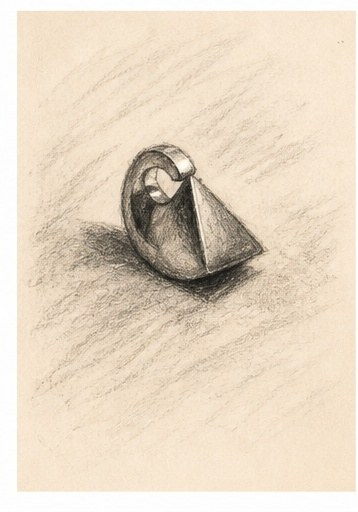
#> input picture pdp/img/charcoal.jpg, 358 x 512 px
$ python -i align_hover.py   (imports and definitions only)
#> lines starting #> are read from the running program, lines starting #| are printed output that depends on the picture; after the words box and inside, x2 and y2 are one past the last pixel; in counts of white or black regions, pixels touching at a corner belong together
#!/usr/bin/env python3
"""Hold the piece still when a home-grid tile is hovered.

Each tile shows two photographs in one 4:5 frame: the still, and the in-hand
picture that fades in on hover. Shot separately, the piece sits somewhere else
in each one, so hovering made it jump and change size.

This measures where the piece actually sits in both photographs, then works out
the framing (object-position and an extra zoom) that puts the in-hand piece on
the same spot, at the same height, as the still one. The numbers are written to
img/hover-align.json and the build puts them on the hover picture as
--hx / --hy / --hz.

    python3 pdp/tools/align_hover.py            # measure, write json, draw the sheet
    python3 pdp/tools/align_hover.py --sheet    # draw the sheet from the saved json

Anything the detector reads wrongly can be corrected by hand in BY_HAND below.
"""
import json, math, os, re, sys

import numpy as np
from PIL import Image, ImageDraw, ImageFilter

ROOT = os.path.dirname(os.path.dirname(os.path.abspath(__file__)))          # pdp/
REPO = os.path.dirname(ROOT)
SITE = ROOT          # the built site: pdp/index.html and pdp/img/<slug>/
OUTJSON = os.path.join(SITE, "img", "hover-align.json")

FRAME = (240, 300)          # the virtual tile: 4:5, the proportion the grid clips to

MAX_HZ = 1.9          # past this the hover picture is no longer a photograph, it is a crop of one

# Where the detector read a piece wrongly and it was set by eye instead, off a grid drawn
# over the photograph. slug -> {"still": box, "held": box}, each box (left, top, right, bottom)
# as a percentage of that photograph's own width and height.
BY_HAND = {
    "pip":               {"still": (36, 32, 65, 70), "held": (36, 30, 61, 60)},
    "rebi":              {"still": (40, 21, 60, 80), "held": (36, 28, 72, 82)},
    "ren":               {"still": (42, 29, 64, 73), "held": (36, 31, 63, 79)},
    "zuma":              {"still": (38, 34, 65, 65), "held": (36, 31, 72, 70)},
    "ori":               {"still": (42, 28, 60, 71), "held": (43, 26, 63, 66)},
    "yael":              {"still": (38, 29, 73, 74), "held": (34, 18, 80, 72)},
    "milo":              {"still": (28, 37, 70, 72), "held": (34, 30, 68, 64)},
    "ibi":               {"still": (38, 27, 62, 76), "held": (35, 19, 70, 80)},
    "eleph":             {"still": (30, 21, 62, 76), "held": (30, 23, 61, 74)},
    "zuma-ring":         {"still": (40, 30, 62, 79), "held": (30, 21, 52, 80)},
    "eclipse-ring":      {"still": (38, 38, 62, 64), "held": (34, 31, 56, 49)},
    "sietch-aperture":   {"still": (38, 28, 60, 75), "held": (34, 44, 76, 62)},
    "lunar-canyon-ring": {"still": (36, 33, 64, 72), "held": (38, 38, 70, 58)},
    "ear-cuff":          {"still": (40, 32, 60, 70), "held": (45, 52, 63, 78)},
    "meridian-egg-ring": {"still": (38, 34, 62, 68), "held": (52, 42, 72, 62)},
}


# Corrections made by eye off the comparison sheet, where matching the two boxes did not
# quite match the two pictures (the box a piece fills is not the same shape lying in a hand
# as it is standing on a sweep). slug -> (dx, dy, dz): dx/dy move the held piece right and
# down by that share of the frame, dz makes it that much bigger.
NUDGE = {
    "ren":               (-0.02, 0.00, 0.95),
    "ibi":               (-0.01, 0.00, 1.00),
    "eclipse-ring":      (-0.06, 0.04, 1.00),
    "sietch-aperture":   ( 0.00, 0.08, 0.85),
    "lunar-canyon-ring": (-0.02, 0.08, 1.05),
    "meridian-egg-ring": (-0.03, 0.00, 0.70),   # the hand shows only the ring's crown, not the whole band
}

# Pieces whose hover picture is a different scene rather than a different view: the Wonder
# Horn and the Starship Key are shown worn, a speck against a body. Holding those still would
# mean blowing the photograph up four or five times, so they are left as they were shot.
SKIP = {"wonderhorn-talisman", "starshipkey-pendant"}


# ---------------------------------------------------------------- finding the piece

# [17 lines left out: function piece_on_sweep, not called in this run]


def piece_in_hand(im, small=340, cut=80):
    """A piece held in a hand: whatever belongs neither to the backdrop nor to the skin.

    The outer band of the picture is only ever backdrop, hand and surface, so its colours
    are taken as a model of "not the piece"; everything far from that model in Lab is a
    candidate. The hand's own creases and shadows answer too, but they run off the edge of
    the picture, and the piece does not — so the largest island that touches no edge is it.
    """
    import cv2
    w0, h0 = im.size
    work = im.convert("RGB").copy()
    work.thumbnail((small, small), Image.LANCZOS)
    w, h = work.size
    a = np.asarray(work)
    lab = cv2.cvtColor(a, cv2.COLOR_RGB2LAB).astype(float)
    px = np.stack([lab[..., 0] * 100 / 255, lab[..., 1] - 128, lab[..., 2] - 128], -1)

    band = np.zeros((h, w), bool)
    b = max(3, round(min(h, w) * 0.04))
    band[:b] = band[-b:] = True
    band[:, :b] = band[:, -b:] = True
    samp = px[band]
    samp = samp[np.linspace(0, len(samp) - 1, min(700, len(samp))).astype(int)]
    d = np.sqrt(((px.reshape(-1, 1, 3) - samp[None]) ** 2).sum(-1)).min(1).reshape(h, w)

    m = (d > max(3.0, np.percentile(d, cut))).astype(np.uint8)
    m = cv2.morphologyEx(m, cv2.MORPH_OPEN, np.ones((5, 5), np.uint8))
    m = cv2.morphologyEx(m, cv2.MORPH_CLOSE, np.ones((9, 9), np.uint8))

    n, _, stats, _ = cv2.connectedComponentsWithStats(m, 8)
    edge = max(2, round(min(w, h) * 0.012))
    best, best_area, any_box, any_area = None, 0, None, 0
    for i in range(1, n):
        x, y, bw, bh, area = stats[i]
        if area < w * h * 0.003:
            continue
        box = (x, y, x + bw, y + bh)
        if x > edge and y > edge and x + bw < w - edge and y + bh < h - edge and area > best_area:
            best, best_area = box, area
        if area > any_area and area < w * h * 0.5:
            any_box, any_area = box, area
    box = best or any_box
    if not box:
        return None
    k = w0 / w
    return tuple(round(v * k) for v in box)


def has_hand(im, small=200):
    """Is there skin in this photograph? (Then it is an in-hand picture, whatever it is called.)"""
    import cv2
    work = im.convert("RGB").copy()
    work.thumbnail((small, small), Image.LANCZOS)
    hsv = cv2.cvtColor(np.asarray(work), cv2.COLOR_RGB2HSV)
    H, S, V = hsv[..., 0].astype(float), hsv[..., 1] / 255.0, hsv[..., 2] / 255.0
    skin = ((H <= 25) | (H >= 172)) & (S > 0.18) & (S < 0.72) & (V > 0.25)
    return skin.mean() > 0.12


def find(path):
    """The piece's box in a photograph, read the way that photograph asks for."""
#> called with path = '../img/charcoal.jpg'
    im = Image.open(path).convert("RGB")
#> im is the input picture: PIL image 358x512 RGB; mean R, G, B 230.7, 215.9, 196.3
    box = piece_in_hand(im) if has_hand(im) else piece_on_sweep(im)
#> in has_hand, `hsv = cv2.cvtColor(np.asarray(work), cv2.COLOR_RGB2HSV)`: hsv: shape (200, 140, 3); mean H, S, V 17.7, 39, 230.7
#> in has_hand, `H, S, V = hsv[..., 0].astype(float), hsv[..., 1] / 255.0, hsv[..., 2] ..`:
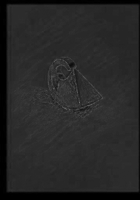
#> S: shape (200, 140) float64; min 0, max 0.42, mean 0.153
#> in has_hand, `H, S, V = hsv[..., 0].astype(float), hsv[..., 1] / 255.0, hsv[..., 2] ..`:
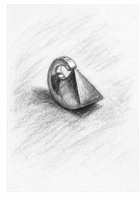
#> V: shape (200, 140) float64; min 0.0941, max 1, mean 0.905
#> in has_hand, `skin = ((H <= 25) | (H >= 172)) & (S > 0.18) & (S < 0.72) & (V > 0.25)`:
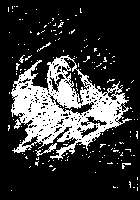
#> skin: shape (200, 140) bool; 21.7% white; 172 white regions (168 under 20 px), largest, box (x1, y1, x2, y2) and area: (11, 55, 132, 160) 5447, (35, 143, 57, 156) 73, (37, 42, 51, 52) 25, (122, 163, 131, 169) 25
#> in piece_in_hand, `w0, h0 = im.size`: w0 = 358; h0 = 512
#> in piece_in_hand, `lab = cv2.cvtColor(a, cv2.COLOR_RGB2LAB).astype(float)`:
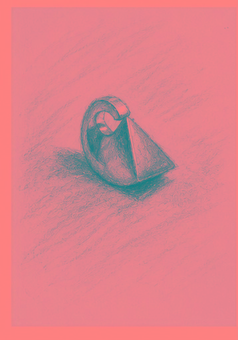
#> lab: shape (340, 238, 3) float64; mean R, G, B 221.4, 130, 139.5
#> in piece_in_hand, `px = np.stack([lab[..., 0] * 100 / 255, lab[..., 1] - 128, lab[..., 2]..`:
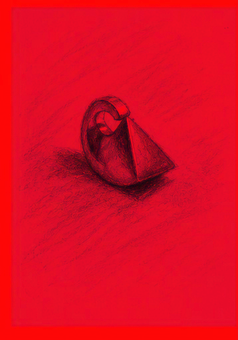
#> px: shape (340, 238, 3) float64; mean R, G, B 86.8, 2, 11.5; drawn with min black and max white
#> in piece_in_hand, `samp = samp[np.linspace(0, len(samp) - 1, min(700, len(samp))).astype(..`: samp = 700 rows, first 8: [99.22, 0, 0], [100, -1, 0], [99.61, 0, 1], [100, 0, 0], [100, 0, 0], [100, 0, 0], [99.61, 0, 0], [99.22, 0, 0]
#> in piece_in_hand, `d = np.sqrt(((px.reshape(-1, 1, 3) - samp[None]) ** 2).sum(-1)).min(1)..`:
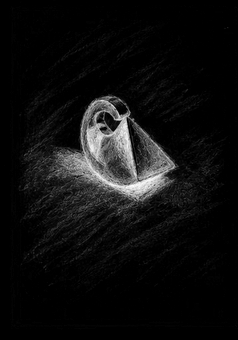
#> d: shape (340, 238) float64; min 0, max 82.96, mean 5; drawn with min black and max white
#> in piece_in_hand, `m = (d > max(3.0, np.percentile(d, cut))).astype(np.uint8)`: m: shape (340, 238); values 0 (black) and 1 (white), 20% white; 371 white regions (355 under 20 px), largest, box (x1, y1, x2, y2) and area: (19, 94, 219, 255) 14664, (75, 246, 92, 260) 59, (27, 96, 40, 114) 57
#> in piece_in_hand, `m = cv2.morphologyEx(m, cv2.MORPH_OPEN, np.ones((5, 5), np.uint8))`: m: shape (340, 238); values 0 (black) and 1 (white), 13.3% white; 8 white regions, largest, box (x1, y1, x2, y2) and area: (26, 95, 182, 221) 10505, (182, 182, 191, 189) 59, (57, 221, 65, 228) 51
#> in piece_in_hand, `m = cv2.morphologyEx(m, cv2.MORPH_CLOSE, np.ones((9, 9), np.uint8))`:
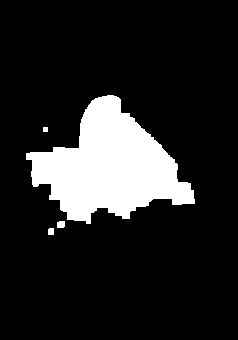
#> m: shape (340, 238); values 0 (black) and 1 (white), 14.5% white; 4 white regions, box (x1, y1, x2, y2) and area: (26, 95, 195, 224) 11586, (57, 221, 65, 228) 53, (48, 228, 54, 235) 41, (43, 127, 48, 132) 25
#> in piece_in_hand, `n, _, stats, _ = cv2.connectedComponentsWithStats(m, 8)`: n = 5; stats = [[0, 0, 238, 340, 69215], [26, 95, 169, 129, 11586], [43, 127, 5, 5, 25], [57, 221, 8, 7, 53], [48, 228, 6, 7, 41]]
#> the loop in piece_in_hand, `for i in range(1, n):` made 4 passes
#> (x, y, bw, bh, area, best_area, any_box, any_area) on pass 1: (26, 95, 169, 129, 11586, 11586, (26, 95, 195, 224), 11586)
#> after the loop in piece_in_hand, `for i in range(1, n):`: any_area = 11586
#> in piece_in_hand, `k = w0 / w`: k = 1.5
#> box = (39, 143, 293, 337)
    return im.size, (box or piece_on_sweep(im))


# ---------------------------------------------------------------- the CSS, in numbers

def cover(iw, ih, W, H):
    return max(W / iw, H / ih)


# [192 lines left out: functions place, framed, solve, render, outline_over, sheet and 2 more, not called in this run]


# [2 lines not run here, left out]

>>> result = find('../img/charcoal.jpg')
#> result = ((358, 512), (39, 143, 293, 337))
